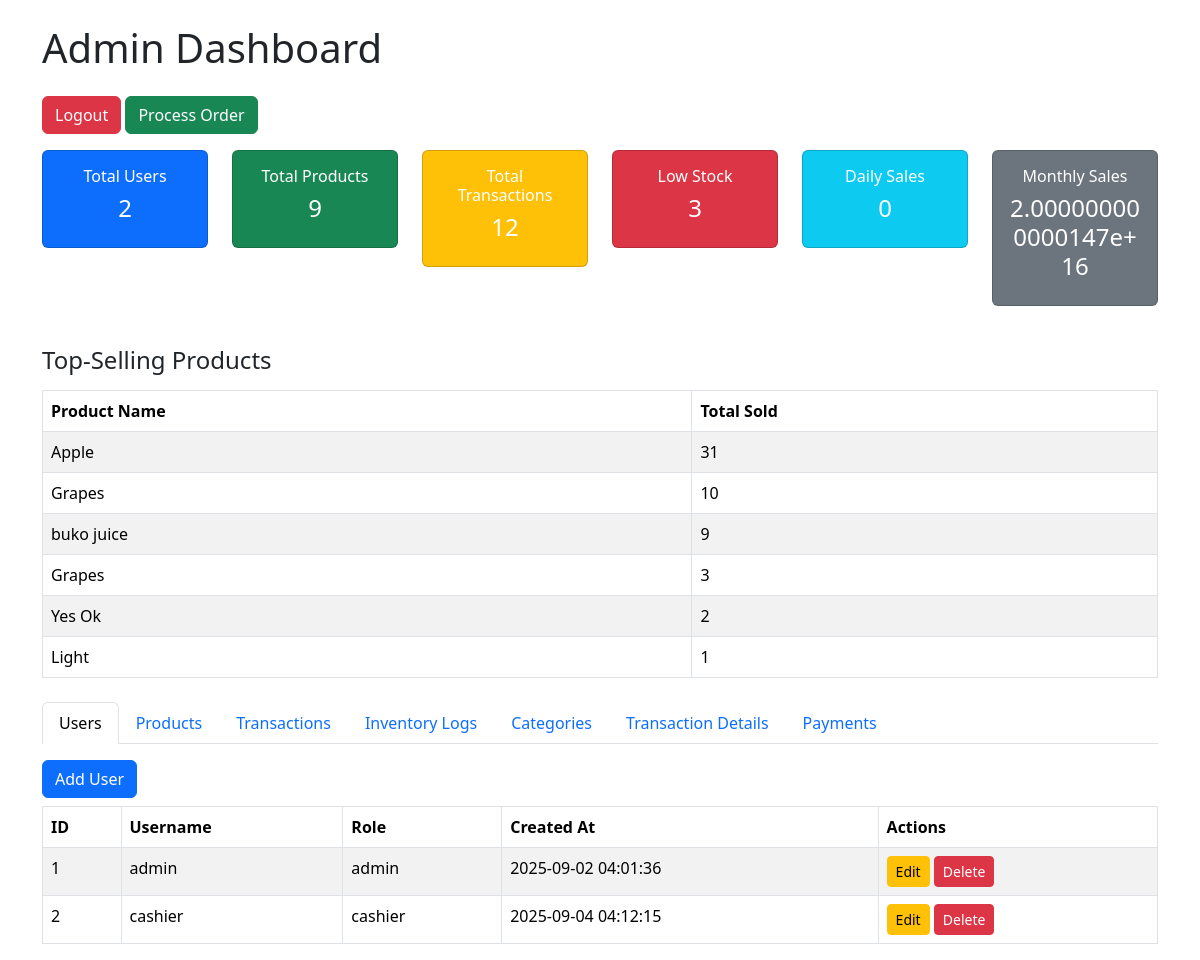
The app's page /admin (signed in), older data.
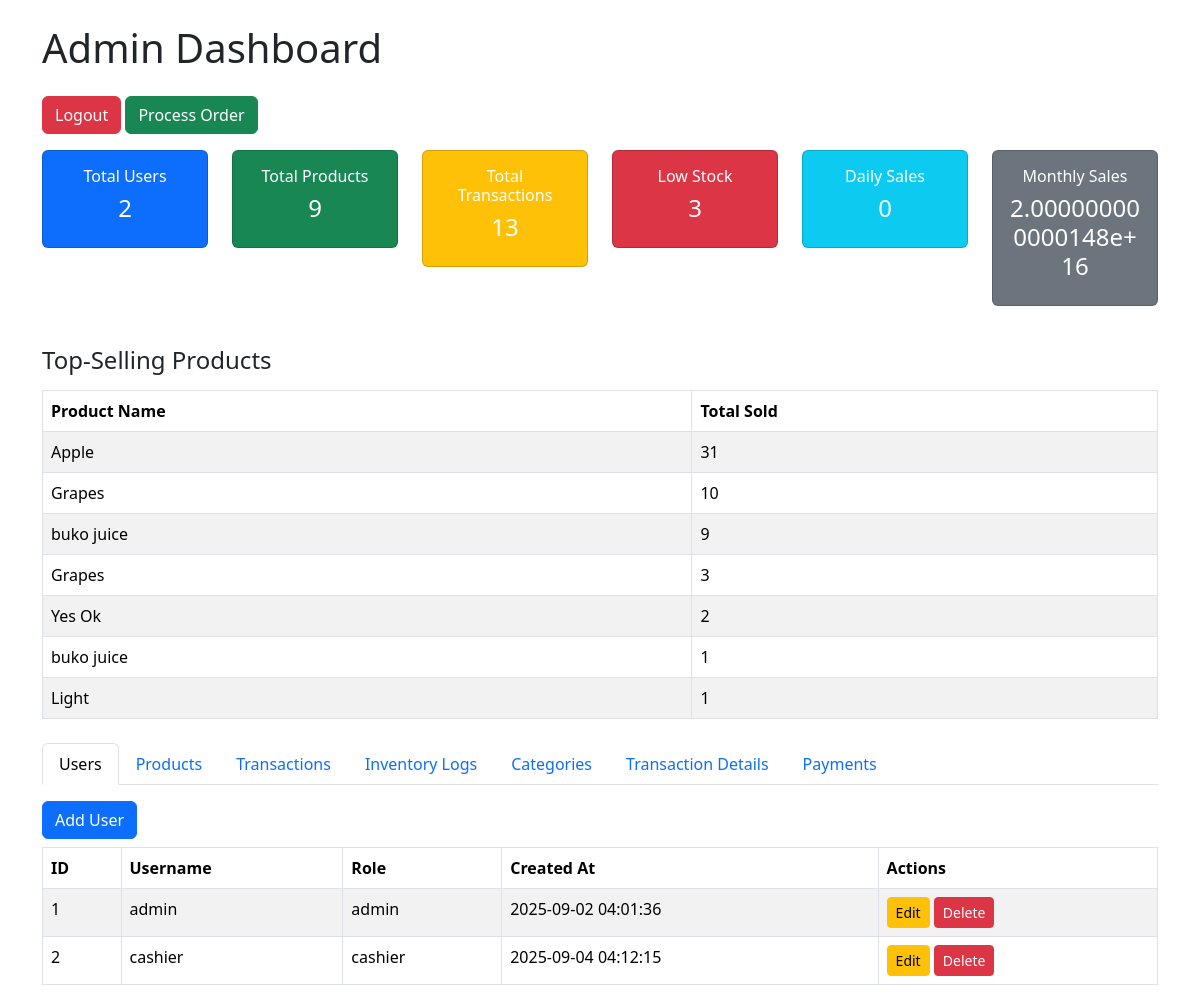
The same page, newer data.
### models.py (models this page shows)
class Product(db.Model):
    product_id = db.Column(db.Integer, primary_key=True)
    product_name = db.Column(db.String(100), nullable=False)
    category_id = db.Column(db.Integer, db.ForeignKey('category.category_id'))
    price = db.Column(db.Float, nullable=False)
    stock_quantity = db.Column(db.Integer, default=0)
    unit = db.Column(db.String(20), default='pcs')
    created_at = db.Column(db.DateTime, default=datetime.utcnow)

class User(db.Model):
    user_id = db.Column(db.Integer, primary_key=True)
    username = db.Column(db.String(50), unique=True, nullable=False)
    password = db.Column(db.String(200), nullable=False)  # hashed
    role = db.Column(db.String(20), nullable=False)  # admin or cashier
    created_at = db.Column(db.DateTime, default=datetime.utcnow)

### routes.py (the view)
    @app.route('/admin')
    def admin_dashboard():
        if 'user_id' not in session:
            return redirect(url_for('login'))
        users = User.query.all()
        products = Product.query.all()
        transactions = Transaction.query.all()
        inventory_logs = InventoryLog.query.all()
        categories = Category.query.all()
        transaction_details = TransactionDetail.query.all()
        payments = Payment.query.all()
        low_stock = Product.query.filter(Product.stock_quantity < 5).all()
        from sqlalchemy import func
        from datetime import date
        today = date.today()
        top_products = db.session.query(
            Product.product_name,
            func.sum(TransactionDetail.quantity)
        ).join(TransactionDetail, Product.product_id == TransactionDetail.product_id
        ).group_by(Product.product_id
        ).order_by(func.sum(TransactionDetail.quantity).desc()
        ).limit(10).all()
        daily_sales = db.session.query(func.sum(Transaction.total_amount)).filter(db.func.date(Transaction.date_time) == today).scalar() or 0
        month = today.month
        year = today.year
        monthly_sales = db.session.query(func.sum(Transaction.total_amount)).filter(
            db.extract('month', Transaction.date_time) == month,
            db.extract('year', Transaction.date_time) == year
        ).scalar() or 0
        return render_template(
            'admin.html',
            users=users,
            products=products,
            transactions=transactions,
            inventory_logs=inventory_logs,
            categories=categories,
            transaction_details=transaction_details,
            payments=payments,
            low_stock=low_stock,
            top_products=top_products,
            daily_sales=daily_sales,
            monthly_sales=monthly_sales
        )

### templates/admin.html (shortened to what this page needs)
<!DOCTYPE html>
<html lang="en">
<head>
    <link href="https://cdn.jsdelivr.net/npm/bootstrap@5.3.2/dist/css/bootstrap.min.css" rel="stylesheet">
</head>
<body>
<div class="container mt-4">
    <h1 class="mb-4">Admin Dashboard</h1>
    <a href="/logout" class="btn btn-danger mb-3">Logout</a>
    <button class="btn btn-success mb-3" data-bs-toggle="modal" data-bs-target="#processOrderModal">Process Order</button>
    <div class="row mb-4">
        <div class="col-md-2">
            <div class="card text-white bg-primary mb-3">
                <div class="card-body text-center">
                    <h6>Total Users</h6>
                    <h4>{{ users|length }}</h4>
                </div>
            </div>
        </div>
        <div class="col-md-2">
            <div class="card text-white bg-success mb-3">
                <div class="card-body text-center">
                    <h6>Total Products</h6>
                    <h4>{{ products|length }}</h4>
                </div>
            </div>
        </div>
        <div class="col-md-2">
            <div class="card text-white bg-warning mb-3">
                <div class="card-body text-center">
                    <h6>Total Transactions</h6>
                    <h4>{{ transactions|length }}</h4>
                </div>
            </div>
        </div>
        <div class="col-md-2">
            <div class="card text-white bg-danger mb-3">
                <div class="card-body text-center">
                    <h6>Low Stock</h6>
                    <h4>{{ low_stock|length }}</h4>
                </div>
            </div>
        </div>
        <div class="col-md-2">
            <div class="card text-white bg-info mb-3">
                <div class="card-body text-center">
                    <h6>Daily Sales</h6>
                    <h4>{{ daily_sales }}</h4>
                </div>
            </div>
        </div>
        <div class="col-md-2">
            <div class="card text-white bg-secondary mb-3">
                <div class="card-body text-center">
                    <h6>Monthly Sales</h6>
                    <h4>{{ monthly_sales }}</h4>
                </div>
            </div>
        </div>
    </div>
    <h4 class="mb-3">Top-Selling Products</h4>
    <table class="table table-striped table-bordered mb-4">
        <thead>
        <tr>
            <th>Product Name</th>
            <th>Total Sold</th>
        </tr>
        </thead>
        <tbody>
        {% for product, total in top_products %}
        <tr>
            <td>{{ product }}</td>
            <td>{{ total }}</td>
        </tr>
        {% endfor %}
        </tbody>
    </table>
    <ul class="nav nav-tabs" id="dashboardTabs" role="tablist">
        <li class="nav-item">
            <button class="nav-link active" id="users-tab" data-bs-toggle="tab" data-bs-target="#users">Users</button>
        </li>
        <li class="nav-item">
            <button class="nav-link" id="products-tab" data-bs-toggle="tab" data-bs-target="#products">Products</button>
        </li>
        <li class="nav-item">
            <button class="nav-link" id="transactions-tab" data-bs-toggle="tab" data-bs-target="#transactions">Transactions</button>
        </li>
        <li class="nav-item">
            <button class="nav-link" id="inventory-tab" data-bs-toggle="tab" data-bs-target="#inventory">Inventory Logs</button>
        </li>
        <li class="nav-item">
            <button class="nav-link" id="categories-tab" data-bs-toggle="tab" data-bs-target="#categories">Categories</button>
        </li>
        <li class="nav-item">
            <button class="nav-link" id="details-tab" data-bs-toggle="tab" data-bs-target="#transaction-details">Transaction Details</button>
        </li>
        <li class="nav-item">
            <button class="nav-link" id="payments-tab" data-bs-toggle="tab" data-bs-target="#payments">Payments</button>
        </li>
    </ul>
    <div class="tab-content mt-3">
        <div class="tab-pane fade show active" id="users">
            <button class="btn btn-primary mb-2" data-bs-toggle="modal" data-bs-target="#addUserModal">Add User</button>
            <table class="table table-striped table-bordered">
                <thead>
                <tr>
                    <th>ID</th>
                    <th>Username</th>
                    <th>Role</th>
                    <th>Created At</th>
                    <th>Actions</th>
                </tr>
                </thead>
                <tbody>
                {% for user in users %}
                <tr>
                    <td>{{ user.user_id }}</td>
                    <td>{{ user.username }}</td>
                    <td>{{ user.role }}</td>
                    <td>{{ user.created_at.strftime('%Y-%m-%d %H:%M:%S') }}</td>
                    <td>
                        <button class="btn btn-sm btn-warning"
                            data-bs-toggle="modal"
                            data-bs-target="#editUserModal"
                            data-userid="{{ user.user_id }}"
                            data-username="{{ user.username }}"
                            data-role="{{ user.role }}"
                        >Edit</button>
                        <form method="post" action="/admin/users/delete/{{ user.user_id }}" style="display:inline;">
                            <button type="submit" class="btn btn-sm btn-danger" onclick="return confirm('Delete this user?')">Delete</button>
                        </form>
                    </td>
                </tr>
                {% endfor %}
                </tbody>
            </table>
        </div>
    </div>
</div>
</body>
</html>

Row changes from the older to the newer data that the page shows:
now on this page (row edited): Product: product_name "buko juice", category "1"
Text that changed along with them:
{{ transactions|length }}: "12" → "13"
{{ monthly_sales }}: "2.000000000000147e+16" → "2.000000000000148e+16"
